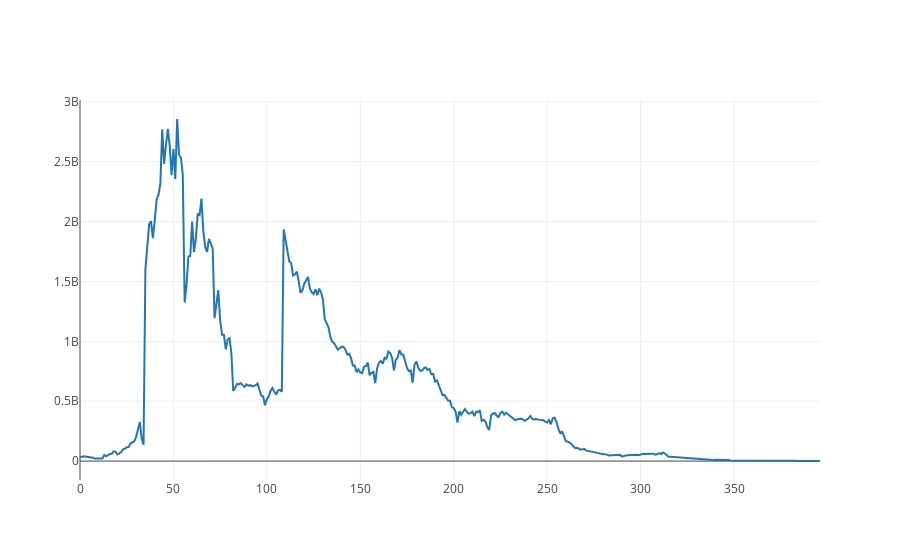

Notebook source saved alongside this figure:
### Code cell
btc_trace = go.Scatter(x=conprice.index, y=conprice['Market Cap'], name= 'Price')
py.iplot([btc_trace])

### Figure 1 — Plotly figure (JSON) as saved in the notebook; plotly's stock layout.template omitted (floating-point values rounded to 4 significant figures; data arrays with more than 128 entries replaced by an {"elided": "..."} marker saying what was removed)
{"data": [{"name": "Price", "type": "scatter", "x": {"elided": "397 int values"}, "y": {"elided": "397 str values"}}], "layout": {}}
